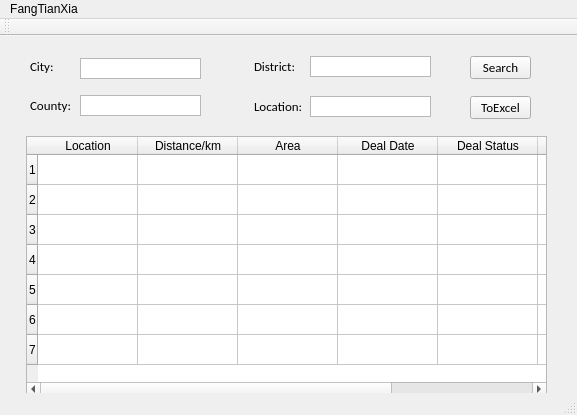
<?xml version="1.0" encoding="UTF-8"?>
<ui version="4.0">
 <class>MainWindow</class>
 <widget class="QMainWindow" name="MainWindow">
  <property name="geometry">
   <rect>
    <x>0</x>
    <y>0</y>
    <width>577</width>
    <height>415</height>
   </rect>
  </property>
  <property name="windowTitle">
   <string>MainWindow</string>
  </property>
  <widget class="QWidget" name="centralWidget">
   <widget class="QLabel" name="label">
    <property name="geometry">
     <rect>
      <x>30</x>
      <y>20</y>
      <width>41</width>
      <height>21</height>
     </rect>
    </property>
    <property name="font">
     <font>
      <family>Calibri</family>
      <pointsize>10</pointsize>
     </font>
    </property>
    <property name="text">
     <string>City:</string>
    </property>
   </widget>
   <widget class="QLabel" name="label_2">
    <property name="geometry">
     <rect>
      <x>30</x>
      <y>59</y>
      <width>51</width>
      <height>21</height>
     </rect>
    </property>
    <property name="font">
     <font>
      <family>Calibri</family>
      <pointsize>10</pointsize>
     </font>
    </property>
    <property name="text">
     <string>County:</string>
    </property>
   </widget>
   <widget class="QLabel" name="label_3">
    <property name="geometry">
     <rect>
      <x>254</x>
      <y>64</y>
      <width>54</width>
      <height>12</height>
     </rect>
    </property>
    <property name="font">
     <font>
      <family>Calibri</family>
      <pointsize>10</pointsize>
     </font>
    </property>
    <property name="text">
     <string>Location:</string>
    </property>
   </widget>
   <widget class="QTextEdit" name="Location_inputText">
    <property name="geometry">
     <rect>
      <x>310</x>
      <y>60</y>
      <width>121</width>
      <height>21</height>
     </rect>
    </property>
    <property name="verticalScrollBarPolicy">
     <enum>Qt::ScrollBarAlwaysOff</enum>
    </property>
   </widget>
   <widget class="QPushButton" name="Search_button">
    <property name="geometry">
     <rect>
      <x>470</x>
      <y>20</y>
      <width>61</width>
      <height>23</height>
     </rect>
    </property>
    <property name="font">
     <font>
      <family>Calibri</family>
      <pointsize>10</pointsize>
     </font>
    </property>
    <property name="text">
     <string>Search</string>
    </property>
   </widget>
   <widget class="QTableWidget" name="Comp_Table">
    <property name="geometry">
     <rect>
      <x>26</x>
      <y>100</y>
      <width>521</width>
      <height>261</height>
     </rect>
    </property>
    <property name="rowCount">
     <number>7</number>
    </property>
    <property name="columnCount">
     <number>7</number>
    </property>
    <row/>
    <row/>
    <row/>
    <row/>
    <row/>
    <row/>
    <row/>
    <column>
     <property name="text">
      <string>Location</string>
     </property>
    </column>
    <column>
     <property name="text">
      <string>Distance/km</string>
     </property>
    </column>
    <column>
     <property name="text">
      <string>Area</string>
     </property>
    </column>
    <column>
     <property name="text">
      <string>Deal Date</string>
     </property>
    </column>
    <column>
     <property name="text">
      <string>Deal Status</string>
     </property>
    </column>
    <column>
     <property name="text">
      <string>Deal Price</string>
     </property>
    </column>
    <column>
     <property name="text">
      <string>link</string>
     </property>
    </column>
   </widget>
   <widget class="QLabel" name="label_4">
    <property name="geometry">
     <rect>
      <x>254</x>
      <y>24</y>
      <width>54</width>
      <height>12</height>
     </rect>
    </property>
    <property name="font">
     <font>
      <family>Calibri</family>
      <pointsize>10</pointsize>
     </font>
    </property>
    <property name="text">
     <string>District:</string>
    </property>
   </widget>
   <widget class="QTextEdit" name="District_inputText">
    <property name="geometry">
     <rect>
      <x>310</x>
      <y>20</y>
      <width>121</width>
      <height>21</height>
     </rect>
    </property>
    <property name="verticalScrollBarPolicy">
     <enum>Qt::ScrollBarAlwaysOff</enum>
    </property>
   </widget>
   <widget class="QTextEdit" name="County_inputText">
    <property name="geometry">
     <rect>
      <x>80</x>
      <y>59</y>
      <width>121</width>
      <height>21</height>
     </rect>
    </property>
    <property name="verticalScrollBarPolicy">
     <enum>Qt::ScrollBarAlwaysOff</enum>
    </property>
   </widget>
   <widget class="QTextEdit" name="City_inputText">
    <property name="geometry">
     <rect>
      <x>80</x>
      <y>22</y>
      <width>121</width>
      <height>21</height>
     </rect>
    </property>
    <property name="verticalScrollBarPolicy">
     <enum>Qt::ScrollBarAlwaysOff</enum>
    </property>
   </widget>
   <widget class="QPushButton" name="Toexcel_button">
    <property name="geometry">
     <rect>
      <x>470</x>
      <y>60</y>
      <width>61</width>
      <height>23</height>
     </rect>
    </property>
    <property name="font">
     <font>
      <family>Calibri</family>
      <pointsize>10</pointsize>
     </font>
    </property>
    <property name="text">
     <string>ToExcel</string>
    </property>
   </widget>
  </widget>
  <widget class="QMenuBar" name="menuBar">
   <property name="geometry">
    <rect>
     <x>0</x>
     <y>0</y>
     <width>577</width>
     <height>23</height>
    </rect>
   </property>
   <widget class="QMenu" name="menuFangTianXia">
    <property name="title">
     <string>FangTianXia</string>
    </property>
   </widget>
   <addaction name="menuFangTianXia"/>
  </widget>
  <widget class="QToolBar" name="mainToolBar">
   <attribute name="toolBarArea">
    <enum>TopToolBarArea</enum>
   </attribute>
   <attribute name="toolBarBreak">
    <bool>false</bool>
   </attribute>
  </widget>
  <widget class="QStatusBar" name="statusBar"/>
 </widget>
 <layoutdefault spacing="6" margin="11"/>
 <resources/>
 <connections/>
</ui>
